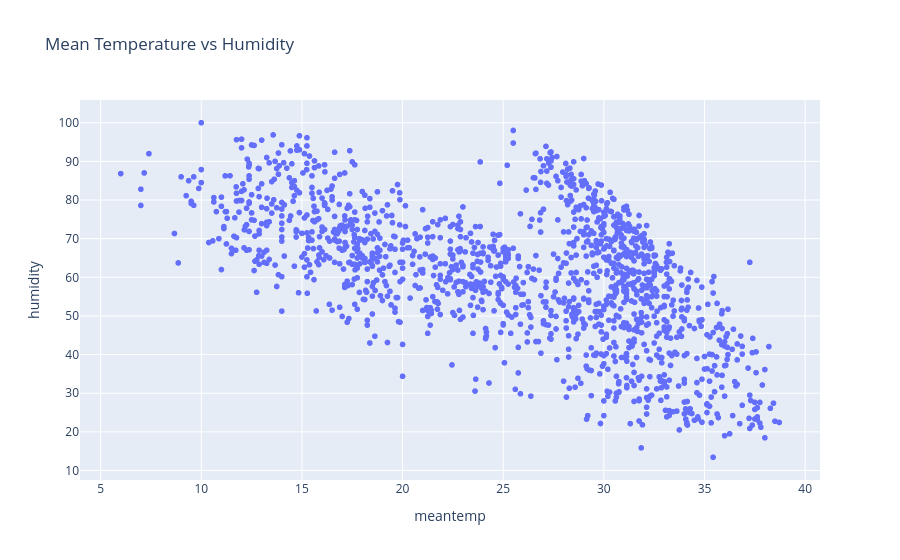

Source (notebook cell):
### Code cell
# make a scatter plot between meantemp and humidity
fig = px.scatter(df, x='meantemp', y='humidity', title='Mean Temperature vs Humidity')
fig.show()

### Figure 1 — Plotly figure (JSON) as saved in the notebook; plotly's stock layout.template omitted (floating-point values rounded to 4 significant figures; data arrays with more than 128 entries replaced by an {"elided": "..."} marker saying what was removed)
{"data": [{"hovertemplate": "meantemp=%{x}<br>humidity=%{y}<extra></extra>", "legendgroup": "", "marker": {"color": "#636efa", "symbol": "circle"}, "mode": "markers", "name": "", "showlegend": false, "type": "scattergl", "x": {"elided": "1462 float values"}, "xaxis": "x", "y": {"elided": "1462 float values"}, "yaxis": "y"}], "layout": {"legend": {"tracegroupgap": 0}, "title": {"text": "Mean Temperature vs Humidity"}, "xaxis": {"anchor": "y", "domain": [0, 1], "title": {"text": "meantemp"}}, "yaxis": {"anchor": "x", "domain": [0, 1], "title": {"text": "humidity"}}}}
